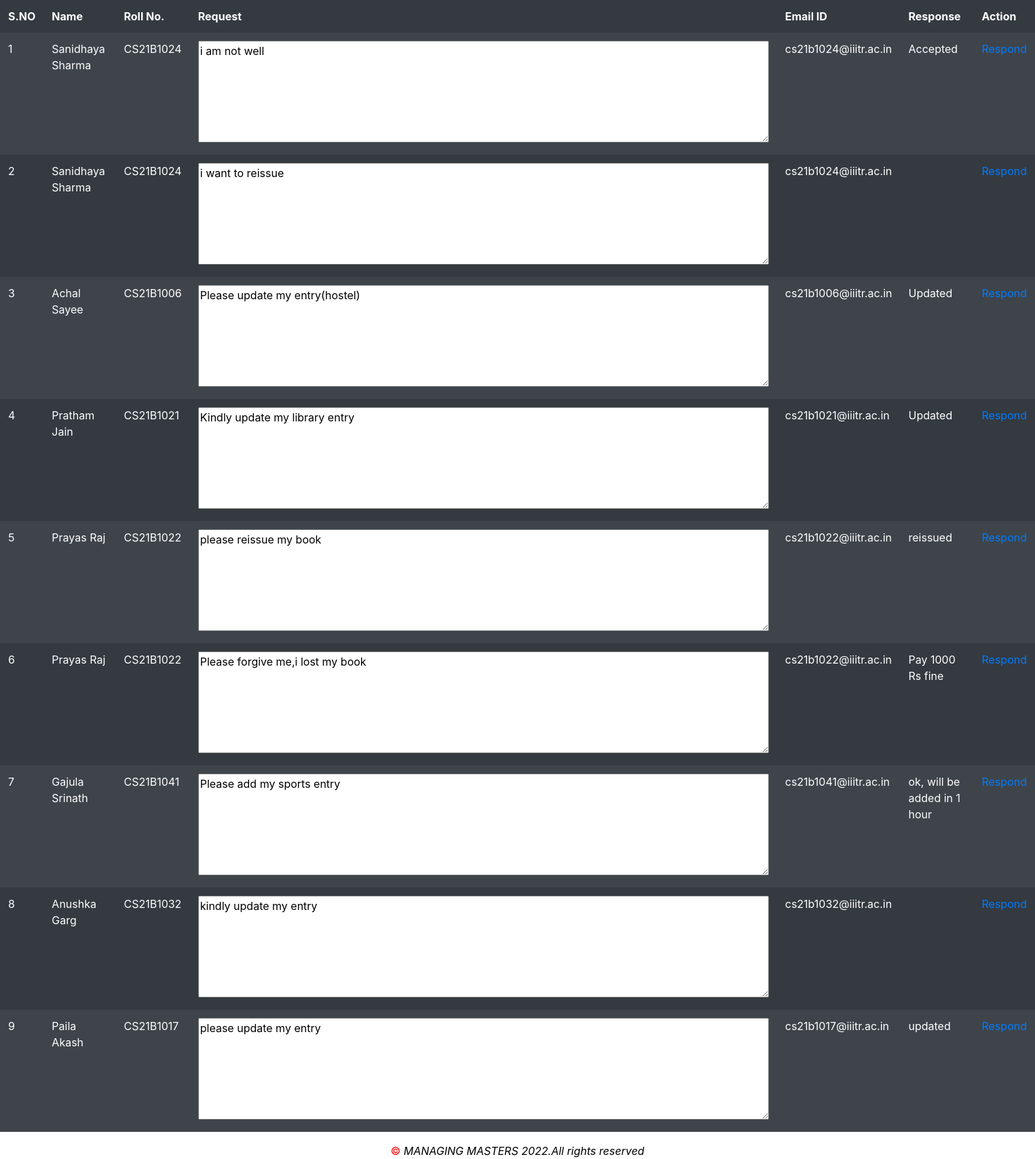
Page /IIITRmancontent/viewrequests.php (signed in) on the committed database.
### tables this page shows
CREATE TABLE `requests` (
  `id` int(100) NOT NULL,
  `name` char(240) NOT NULL,
  `rollno` varchar(1600) NOT NULL,
  `email` varchar(150) NOT NULL,
  `requests` varchar(1600) NOT NULL,
  `response` varchar(1600) NOT NULL
);

### IIITRmancontent/viewrequests.php (the view, shortened to what this page needs)
<?php
$host = "localhost";
$user = "root";
$password = '';
$db_name = "iiitrentry";
$con = mysqli_connect($host, $user, $password, $db_name);
?>
<?php
if ($_SESSION['adloggedin'] != 1) {
    header('location:index.php');
} else {
?>
    <!DOCTYPE html>
    <html lang="en">
    <head>
        <link rel="stylesheet" href="https://cdn.jsdelivr.net/npm/bootstrap@4.6.1/dist/css/bootstrap.min.css">
        <link rel="stylesheet" href="style.css">
    </head>
    <body>
                                <div class="table">
                                    <table class="table table-borderless table-striped table-earning table-dark">
                                        <thead>
                                            <tr>
                                            <tr>
                                                <th>S.NO</th>
                                                <th>Name</th>
                                                <th>Roll No.</th>
                                                <th>Request</th>
                                                <th>Email ID</th>
                                                <th>Response</th>
                                                <th>Action</th>
                                            </tr>
                                            </tr>
                                        </thead>
                                        <?php
                                        $ret = mysqli_query($con, "select *from requests ");
                                        $cnt = 1;
                                        while ($row = mysqli_fetch_array($ret)) {
                                        ?>
                                            <tr>
                                                <td><?php echo $cnt; ?></td>
                                                <td><?php echo $row['name']; ?></td>
                                                <td><?php echo $row['rollno']; ?></td>
                            <td>
                                <textarea name="request"rows="6" cols="80"><?php echo $row['requests']; ?></textarea></td>
                                                <td><?php echo $row['email']; ?></td>
                                                <td><?php echo $row['response']; ?></td>
                                                <td><a href="requestimp.php ? editid=<?php echo $row['id']; ?>" title="send response">Respond</a></td>
                                            </tr>
                                        <?php
                                            $cnt = $cnt + 1;
                                        } ?>
                                    </table>
                                </div>
        <div class="text-center copyright-section">
            <span style="color:red;">&#169</span> <span style="font-style:italic;"> MANAGING MASTERS 2022.All rights reserved</span>
        </div>
    </body>
    </html>
<?php } ?>

### IIITRmancontent/style.css (style rules this page uses)
*:after { padding: 0; margin: 0; box-sizing: border-box; }
.copyright-section { background-color:white; color:black; }

### rows in the picture
requests: name "Sanidhaya Sharma", rollno "CS21B1024", request "i am not well", email "cs21b1024@iiitr.ac.in", response "Accepted"
requests: name "Sanidhaya Sharma", rollno "CS21B1024", request "i want to reissue", email "cs21b1024@iiitr.ac.in"
requests: name "Achal Sayee", rollno "CS21B1006", request "Please update my entry(hostel)", email "cs21b1006@iiitr.ac.in", response "Updated"
requests: name "Pratham Jain", rollno "CS21B1021", request "Kindly update my library entry", email "cs21b1021@iiitr.ac.in", response "Updated"
requests: name "Prayas Raj", rollno "CS21B1022", request "please reissue my book", email "cs21b1022@iiitr.ac.in", response "reissued"
requests: name "Prayas Raj", rollno "CS21B1022", request "Please forgive me,i lost my book", email "cs21b1022@iiitr.ac.in", response "Pay 1000 Rs fine"
requests: name "Gajula Srinath", rollno "CS21B1041", request "Please add my sports entry", email "cs21b1041@iiitr.ac.in", response "ok, will be added in 1 hour"
requests: name "Anushka Garg", rollno "CS21B1032", request "kindly update my entry", email "cs21b1032@iiitr.ac.in"
requests: name "Paila Akash", rollno "CS21B1017", request "please update my entry", email "cs21b1017@iiitr.ac.in", response "updated"
